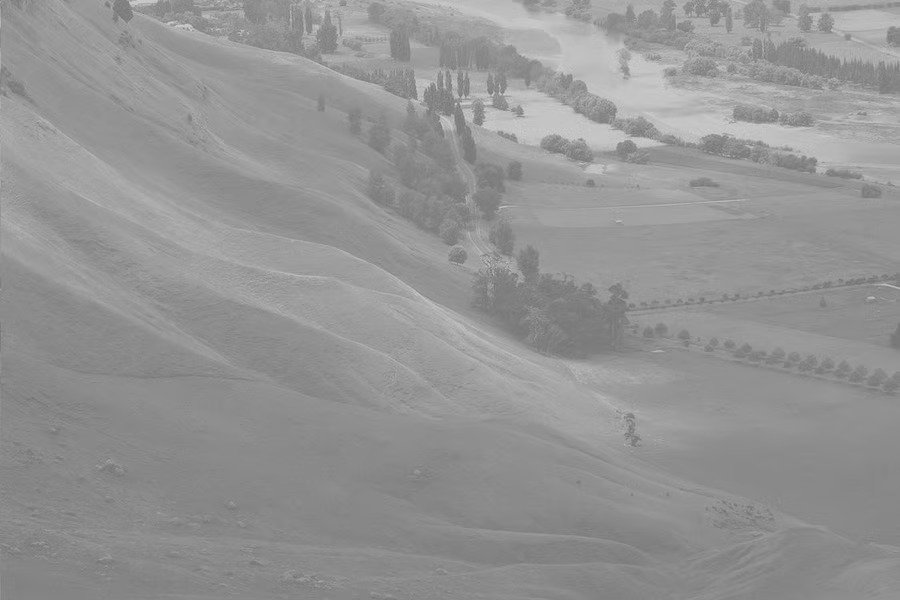
#> input picture assignment7/Histogram_Equalization/input/image1.jpg, 900 x 600 px
$ python main.py
#> lines starting #> are read from the running program, lines starting #| are printed output that depends on the picture
import cv2
import numpy as np

image1 = cv2.imread("input/image1.jpg", cv2.IMREAD_GRAYSCALE)
#> image1 is the input picture: shape (600, 900); min 112, max 211, mean 147.9
image2 = cv2.imread("input/image2.jpg", cv2.IMREAD_GRAYSCALE)
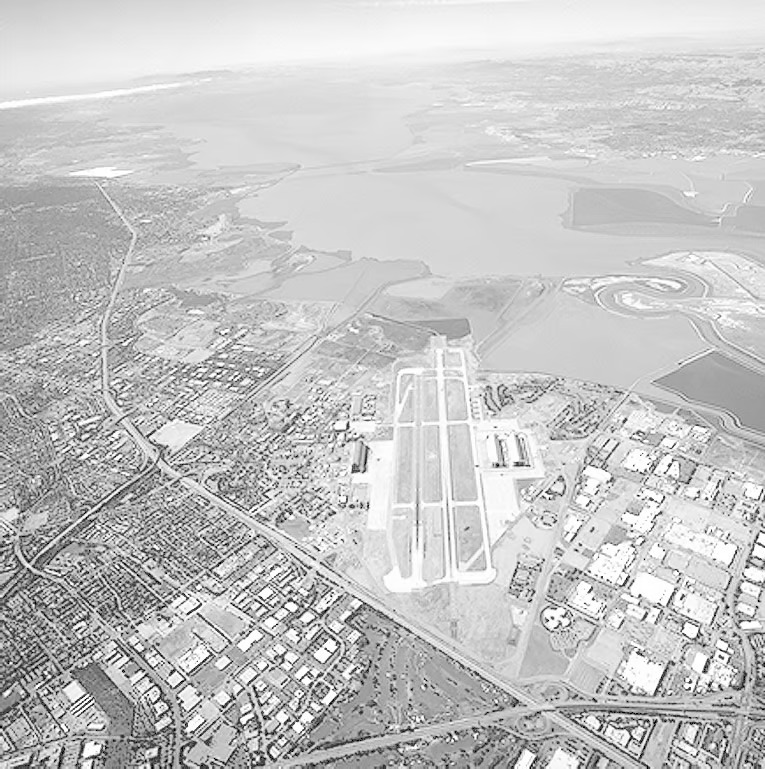
#> input picture assignment7/Histogram_Equalization/input/image2.jpg, 765 x 769 px
#> image2 is the input picture: shape (769, 765); min 0, max 255, mean 196.9
image3 = cv2.imread("input/image3.jpg", cv2.IMREAD_GRAYSCALE)
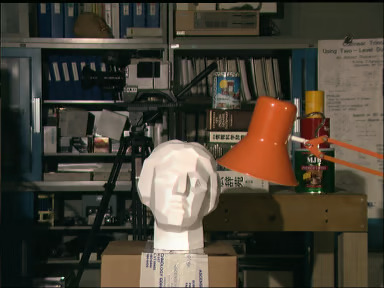
#> input picture assignment7/Histogram_Equalization/input/image3.jpg, 384 x 288 px
#> image3: shape (288, 384); min 0, max 255, mean 67.1

equalize1 = cv2.equalizeHist(image1)
cl1 = cv2.createCLAHE(0)
clahe1 = cl1.apply(image1)
result1 = np.hstack((image1, equalize1, clahe1))

equalize2 = cv2.equalizeHist(image2)
cl2 = cv2.createCLAHE(0)
clahe2 = cl2.apply(image2)
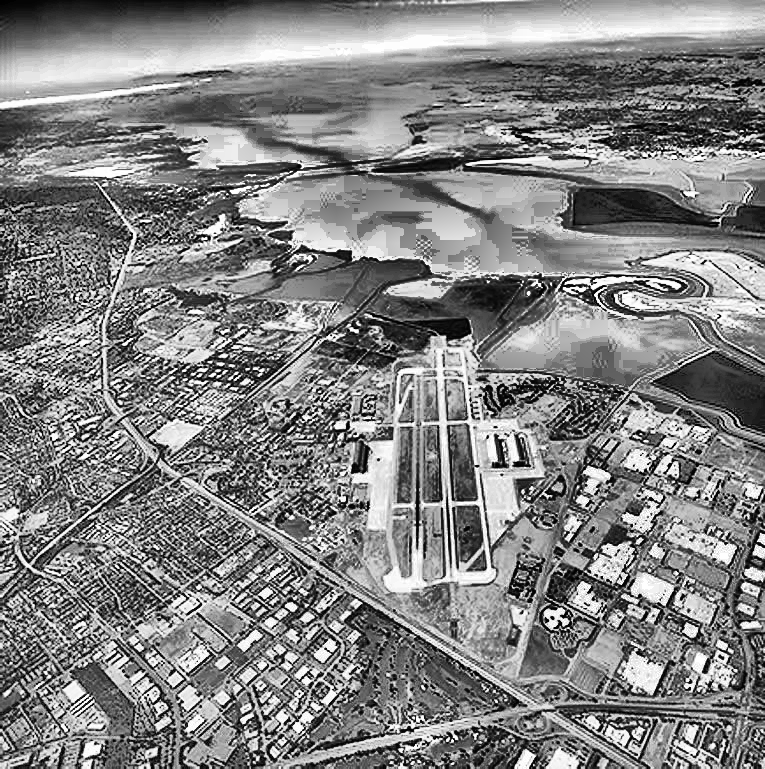
#> clahe2: shape (769, 765); min 0, max 255, mean 130.6
result2 = np.hstack((image2, equalize2, clahe2))
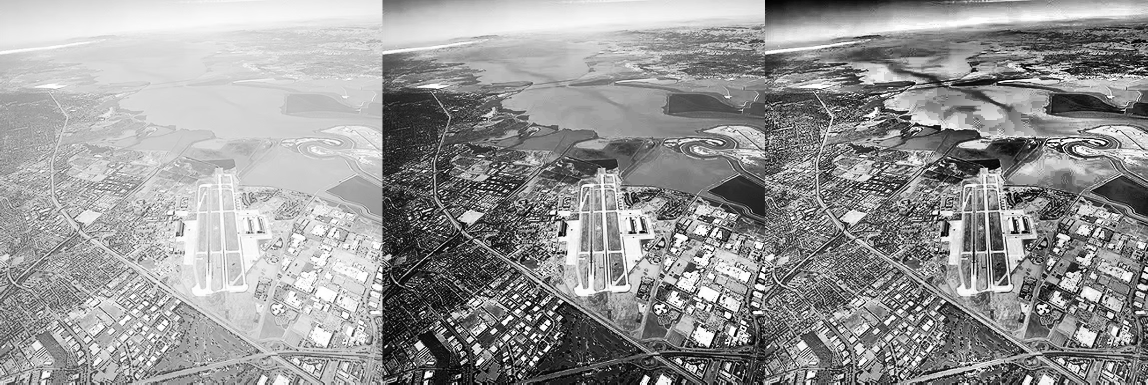
#> result2: shape (769, 2295) (shown at 1/2 size); min 0, max 255, mean 152.1

equalize3 = cv2.equalizeHist(image3)
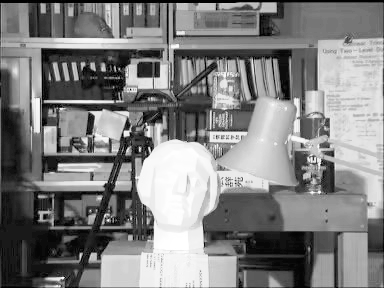
#> equalize3: shape (288, 384); min 0, max 255, mean 128.5
cl3 = cv2.createCLAHE(0)
clahe3 = cl1.apply(image3)
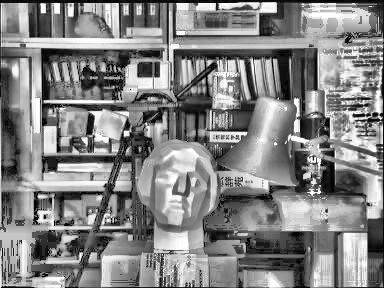
#> clahe3: shape (288, 384); min 0, max 255, mean 131.7
result3 = np.hstack((image3, equalize3, clahe3))
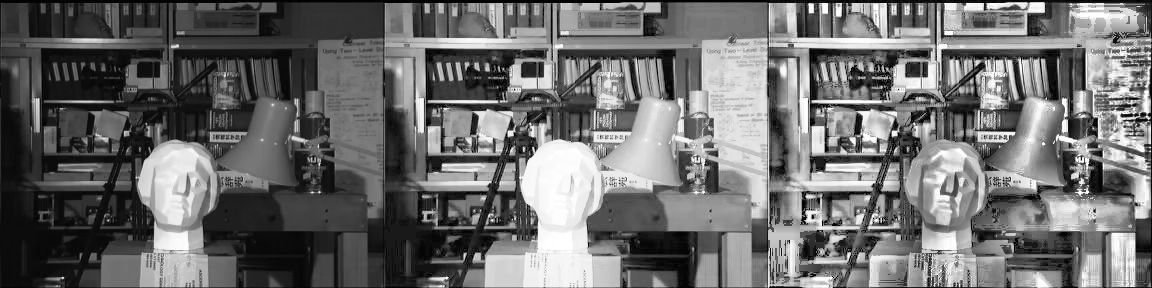
#> result3: shape (288, 1152); min 0, max 255, mean 109.1

cv2.imwrite("output/result1.jpg", result1)
cv2.imwrite("output/result2.jpg", result2)
cv2.imwrite("output/result3.jpg", result3)
